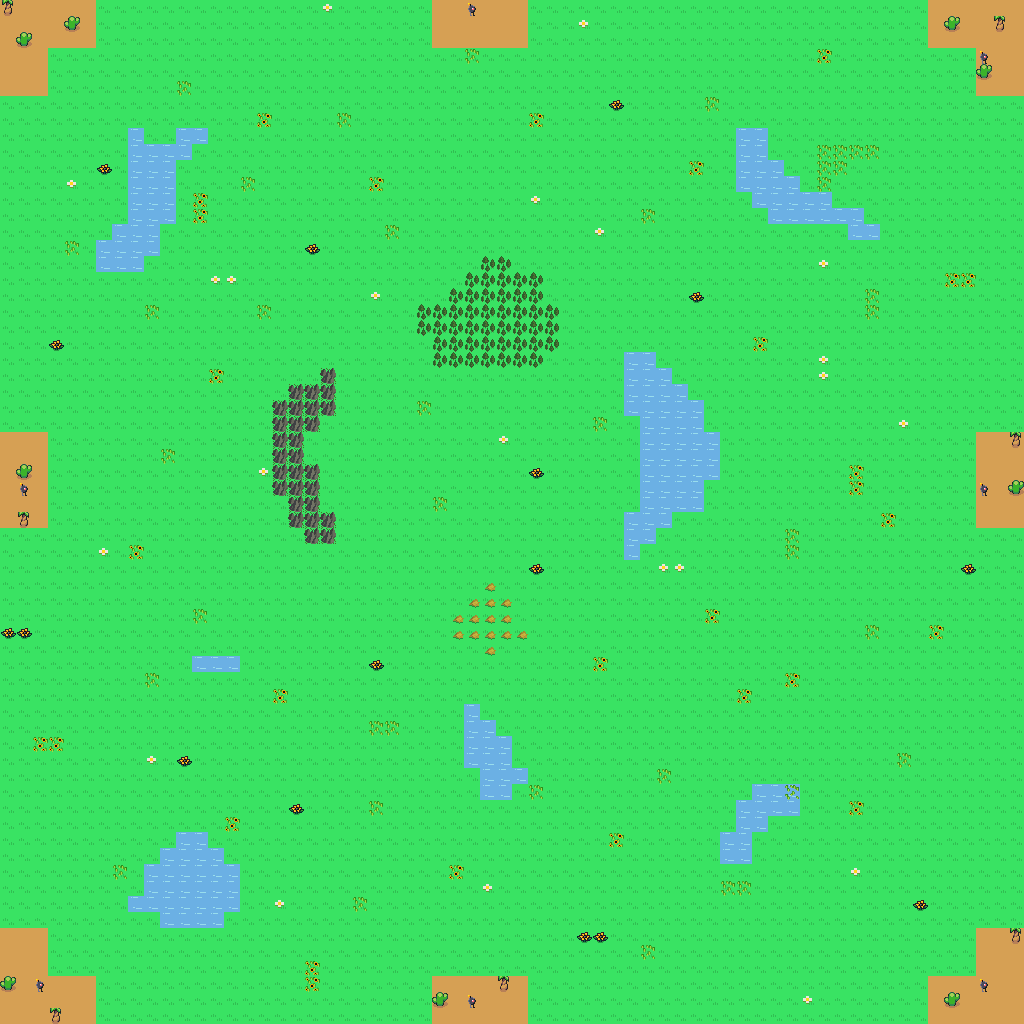

Below is a game level as drawn by its tile map, then a one-line description and the .tmx that defines it (tile-layer data replaced by summaries):
An orthogonal 64x64 tile map with 16x16 px tiles, 5 tile layers (groundLayer, decorationsLayer, ressourceLayer, buildingLayer, ...), 6 tilesets.

<map version="1.10" tiledversion="1.11.2" orientation="orthogonal" renderorder="left-up" width="64" height="64" tilewidth="16" tileheight="16" infinite="0" nextlayerid="17" nextobjectid="11">
 <tileset firstgid="1" source="Tower_defense.tsx" />
 <tileset firstgid="257" source="WesternTrees.tsx" />
 <tileset firstgid="258" source="Base_TileSet.tsx" />
 <tileset firstgid="468" source="Towertile.tsx" />
 <tileset firstgid="618" source="tilemap.tsx" />
 <tileset firstgid="758" source="DesertTilemap16x16.tsx" />
 <layer id="12" name="groundLayer" width="64" height="64">
  <data>[4096 cells, 4096 non-empty, 3 distinct tile ids]</data>
 </layer>
 <layer id="13" name="decorationsLayer" width="64" height="64">
  <data>[4096 cells, 129 non-empty, 7 distinct tile ids]</data>
 </layer>
 <layer id="14" name="ressourceLayer" width="64" height="64">
  <data>[4096 cells, 88 non-empty, 3 distinct tile ids]</data>
 </layer>
 <layer id="15" name="buildingLayer" width="64" height="64">
  <data>[4096 cells, 0 non-empty, 0 distinct tile ids]</data>
 </layer>
 <layer id="16" name="enemyLayer" width="64" height="64">
  <data>[4096 cells, 7 non-empty, 1 distinct tile ids]</data>
 </layer>
</map>
